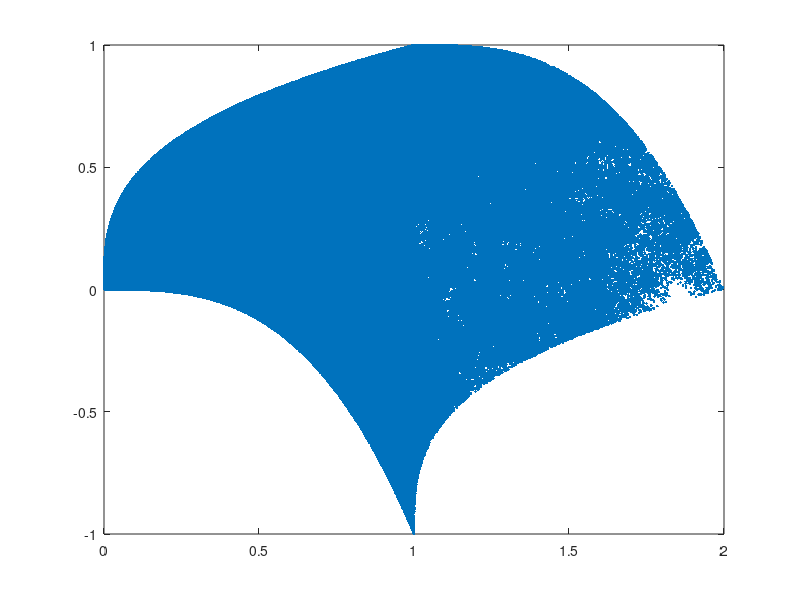

Write the MATLAB code that produced this figure. (Note: this script raises an error after producing the figure.)
clear all
close all

%% define parameters

dim = 2;

% initial conditions
% data0 = [0; 0];

% tmax = 2000;

dt = 0.005;
% nsteps_per_step = 100;
% 
% s1 = 100*(dt^2);
% a = 0;
% 
% drift = @(t, x) a*ones(dim, 1);
% diffn = @(t, x) s1*eye(dim);
% 
% SDE = sde(drift, diffn, 'StartState', data0);
% nPeriods = ceil(tmax / dt);
%[data, t, Z] = SDE.simulate(nPeriods, 'DeltaTime', dt, 'NSTEPS', nsteps_per_step);

npoints = 1e6;

data = randn(npoints, dim)*dt;
data(:,1) = cumsum(data(:,1));
data(:,2) = cumsum(data(:,2));

for i=1:size(data, 1)
    for j=1:2
        if data(i, j) < 0
            data(i:end, j) = -data(i:end, j);
        elseif data(i, j) > 1
            data(i:end, j) = 2-data(i:end, j);
        end
    end
end


u = data(:,1);
v = data(:,2);

%%
f = @(x) [x(:,1)+x(:,2).^3 x(:,2)-x(:,1).^3];

fdata = f(data);

x = fdata(:,1);
y = fdata(:,2);

figure; plot(x, y, '.')

%%

npoints_per_cov = 100;
stride = 500;
[inv_c, new_data, ranks] = covariances(fdata, npoints_per_cov, 2, stride);

%%

if size(new_data, 1) > 4000
    disp('ERROR')
    return
end

neigs = 10;
%eps = 2*0.005;
eps = 0;
[V, D, ~] = NIV(new_data, inv_c, eps, neigs, 0);
V = decouple_dmaps(V);

figure;
scatter(new_data(:, 1), new_data(:,2),200,V(:,2),'.')
xlabel('x_1')
ylabel('x_2')

figure;
scatter(u(1:stride:end), v(1:stride:end),200,V(:,2),'.')
xlabel('x_1')
ylabel('x_2')

figure; 
plot(V(:,2),V(:,3),'.')
xlabel('\phi_2')
ylabel('\phi_3')

%%

ind = 17000;

figure; 
plot(x, y, '.')
hold on
plot(x(ind:ind+2*npoints_per_cov), y(ind:ind+2*npoints_per_cov), '.r')

figure; 
plot(u, v, '.')
hold on
plot(u(ind:ind+2*npoints_per_cov), v(ind:ind+2*npoints_per_cov), '.r')
